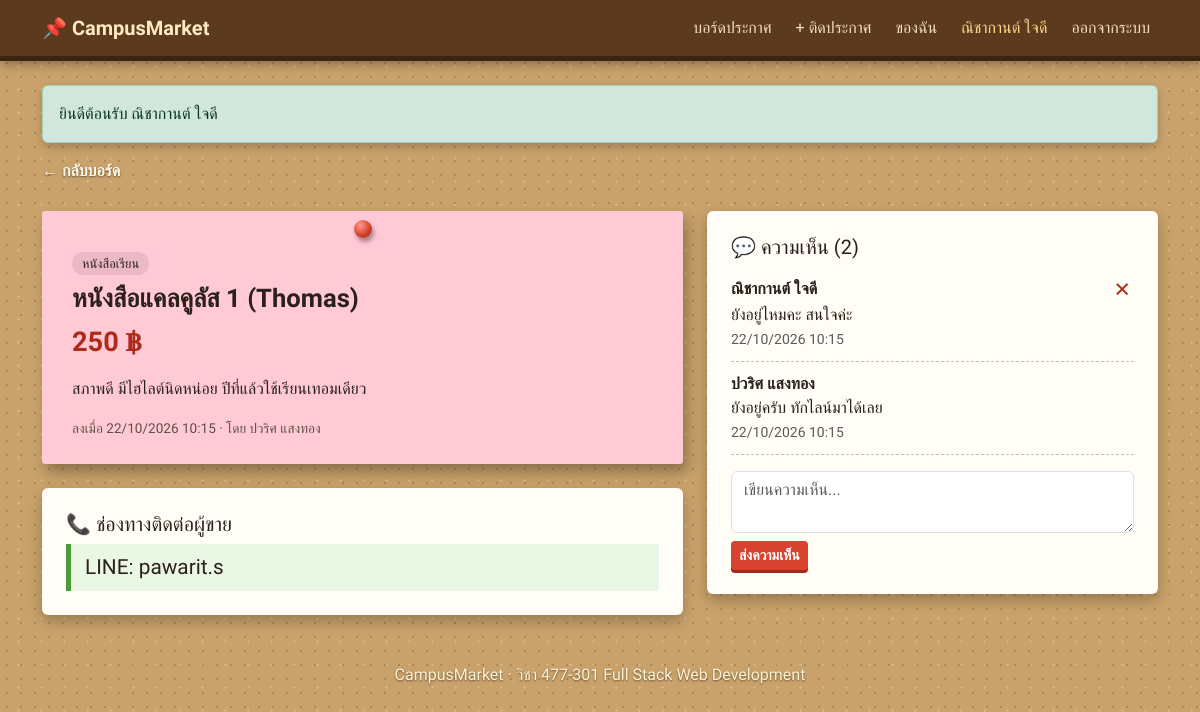
The page /listing_view.php?id=1 (signed in) on the database its author committed.
### tables this page shows
CREATE TABLE listings (
  id           INT AUTO_INCREMENT PRIMARY KEY,
  user_id      INT NOT NULL,                               
  title        VARCHAR(150) NOT NULL,                      
  description  TEXT NOT NULL,                              
  price        DECIMAL(10,2) NOT NULL,                     
  category     VARCHAR(50) NOT NULL,                       
  status       ENUM('selling','sold') NOT NULL DEFAULT 'selling',   
  created_at   TIMESTAMP DEFAULT CURRENT_TIMESTAMP,
  FOREIGN KEY (user_id) REFERENCES users(id) ON DELETE CASCADE
);

CREATE TABLE users (
  id          INT AUTO_INCREMENT PRIMARY KEY,
  name        VARCHAR(100) NOT NULL,                       
  student_id  VARCHAR(15)  NOT NULL,                       
  email       VARCHAR(120) NOT NULL UNIQUE,                
  password    VARCHAR(255) NOT NULL,                       
  contact     VARCHAR(100) NOT NULL,                       
  role        ENUM('member','admin') NOT NULL DEFAULT 'member',   
  created_at  TIMESTAMP DEFAULT CURRENT_TIMESTAMP
);

CREATE TABLE comments (
  id          INT AUTO_INCREMENT PRIMARY KEY,
  listing_id  INT NOT NULL,                                
  user_id     INT NOT NULL,                                
  body        VARCHAR(500) NOT NULL,                       
  created_at  TIMESTAMP DEFAULT CURRENT_TIMESTAMP,
  FOREIGN KEY (listing_id) REFERENCES listings(id) ON DELETE CASCADE,
  FOREIGN KEY (user_id)    REFERENCES users(id)    ON DELETE CASCADE
);

### config.php (called while the page is built, shortened)
<?php
function e($text) {
    return htmlspecialchars($text, ENT_QUOTES, 'UTF-8');
}
function is_login() {
    return isset($_SESSION['user']);
}
function is_admin() {
    return is_login() && $_SESSION['user']['role'] === 'admin';
}

### listing_view.php (the view, shortened to what this page needs)
<?php
require 'config.php';
$id = (int)($_GET['id'] ?? 0);
$stmt = $pdo->prepare(
    "SELECT l.*, u.name AS seller, u.contact
     FROM listings l JOIN users u ON l.user_id = u.id
     WHERE l.id = ?");
$stmt->execute([$id]);
$l = $stmt->fetch(PDO::FETCH_ASSOC);
$stmt = $pdo->prepare(
    "SELECT c.*, u.name FROM comments c
     JOIN users u ON c.user_id = u.id
     WHERE c.listing_id = ? ORDER BY c.created_at ASC");
$stmt->execute([$id]);
$comments = $stmt->fetchAll(PDO::FETCH_ASSOC);
include 'header.php';
?>
<a href="index.php" class="back-link">← กลับบอร์ด</a>
<div class="row g-4 mt-1">
  <div class="col-lg-7">
    <div class="note note-<?= $l['id'] % 4 ?> note-big <?= $l['status'] === 'sold' ? 'is-sold' : '' ?>">
      <span class="pin"></span>
      <span class="note-cat"><?= e($l['category']) ?></span>
      <h2><?= e($l['title']) ?></h2>
      <div class="note-price"><?= number_format($l['price']) ?> ฿</div>
      <p class="note-desc"><?= nl2br(e($l['description'])) ?></p>
      <div class="note-meta">ลงเมื่อ <?= date('d/m/Y H:i', strtotime($l['created_at'])) ?> · โดย <?= e($l['seller']) ?></div>
    </div>
    <div class="paper-card mt-4">
      <h5>📞 ช่องทางติดต่อผู้ขาย</h5>
      <?php if (is_login()): ?>
        <p class="contact-box mb-0"><?= e($l['contact']) ?></p>
      <?php else: ?>
        <p class="mb-0">กรุณา <a href="login.php">เข้าสู่ระบบ</a> เพื่อดูช่องทางติดต่อ</p>
      <?php endif; ?>
    </div>
  </div>
  <div class="col-lg-5">
    <div class="paper-card">
      <h5>💬 ความเห็น (<?= count($comments) ?>)</h5>
      <?php foreach ($comments as $c): ?>
        <div class="comment">
          <div class="d-flex justify-content-between">
            <strong><?= e($c['name']) ?></strong>
            <?php if (is_admin() || (is_login() && $_SESSION['user']['id'] == $c['user_id'])): ?>
              <form method="post" action="comment_delete.php" onsubmit="return confirm('ลบความเห็นนี้?')">
                <button class="btn-x" title="ลบ">✕</button>
              </form>
            <?php endif; ?>
          </div>
          <div><?= e($c['body']) ?></div>
          <small class="text-muted"><?= date('d/m/Y H:i', strtotime($c['created_at'])) ?></small>
        </div>
      <?php endforeach; ?>
      <?php if (is_login()): ?>
        <form method="post" action="comment_add.php" class="mt-3">
          <textarea class="form-control mb-2" name="body" rows="2" maxlength="500" placeholder="เขียนความเห็น..." required></textarea>
          <button class="btn btn-pin btn-sm">ส่งความเห็น</button>
        </form>
      <?php else: ?>
        <p class="mt-3 mb-0"><a href="login.php">เข้าสู่ระบบ</a> เพื่อแสดงความเห็น</p>
      <?php endif; ?>
    </div>
  </div>
</div>
<?php include 'footer.php'; ?>

### style.css (style rules this page uses)
:root { --cork: #c9a26b; --cork-dark: #a67c47; --wood: #5b3a1e; --pin: #d8432f; --ink: #2b2118; }
body { font-family: 'Sarabun', sans-serif; color: var(--ink); background-color: var(--cork); background-image: radial-gradient(rgba(90,55,20,.25) 1.2px, transparent 1.6px), radial-gradient(rgba(255,240,210,.25) 1px, transparent 1.4px); background-size: 14px 14px, 23px 23px; background-position: 0 0, 7px 9px; min-height: 100vh; }
h1, h2, h3, h5, .brand { font-family: 'Mali', cursive; }
.btn-pin { background: var(--pin); color: #fff; border: none; font-weight: 600; box-shadow: 0 3px 0 #9e2b1b; }
.paper-card { background: #fffdf5; border-radius: 6px; padding: 24px; box-shadow: 0 6px 14px rgba(0,0,0,.25); position: relative; }
.note { display: block; position: relative; padding: 34px 22px 20px; min-height: 190px; color: var(--ink); text-decoration: none; border-radius: 3px; box-shadow: 4px 8px 14px rgba(0,0,0,.3); transition: transform .2s; }
.note-1 { background: #ffc9d6; transform: rotate(1.3deg); }
.note-big { transform: rotate(0deg) !important; padding: 40px 30px 26px; }
.pin { position: absolute; top: 9px; left: 50%; width: 18px; height: 18px; margin-left: -9px; border-radius: 50%; background: radial-gradient(circle at 35% 30%, #ff9a88, var(--pin) 55%, #8f2314); box-shadow: 2px 4px 4px rgba(0,0,0,.35); }
.note h2, .note h3 { font-size: 1.2rem; font-weight: 700; margin: 8px 0; }
.note h2 { font-size: 1.6rem; }
.note-cat { display: inline-block; font-size: .8rem; background: rgba(0,0,0,.08); padding: 2px 10px; border-radius: 20px; }
.note-price { font-family: 'Mali', cursive; font-size: 1.7rem; font-weight: 700; color: #b02a18; }
.note-meta { font-size: .85rem; color: #5f5240; margin-top: 10px; }
.note-desc { margin-top: 12px; line-height: 1.7; }
.contact-box { font-family: 'Mali', cursive; font-size: 1.3rem; background: #eaf7e4; border-left: 5px solid #4a9b3a; padding: 8px 14px; }
.comment { border-bottom: 1px dashed #cdbfa5; padding: 10px 0; }
.btn-x { border: none; background: none; color: #b02a18; font-weight: 700; }
.back-link { color: #fff8e6; text-decoration: none; font-weight: 600; text-shadow: 0 1px 2px rgba(0,0,0,.5); }

### rows shown on the page
listings: category "หนังสือเรียน", title "หนังสือแคลคูลัส 1 (Thomas)", price "250", description "สภาพดี มีไฮไลต์นิดหน่อย ปีที่แล้วใช้เรียนเทอมเดียว", created_at "22/10/2026 10:15", user.name "ปวริศ แสงทอง", user.contact "LINE: pawarit.s"
comments: user.name "ณิชากานต์ ใจดี", body "ยังอยู่ไหมคะ สนใจค่ะ", created_at "22/10/2026 10:15"
comments: user.name "ปวริศ แสงทอง", body "ยังอยู่ครับ ทักไลน์มาได้เลย", created_at "22/10/2026 10:15"

### other values the page prints
$_SESSION['user']['name'] "ณิชากานต์ ใจดี"
$f['msg'] "ยินดีต้อนรับ ณิชากานต์ ใจดี"
count($comments) "2"
